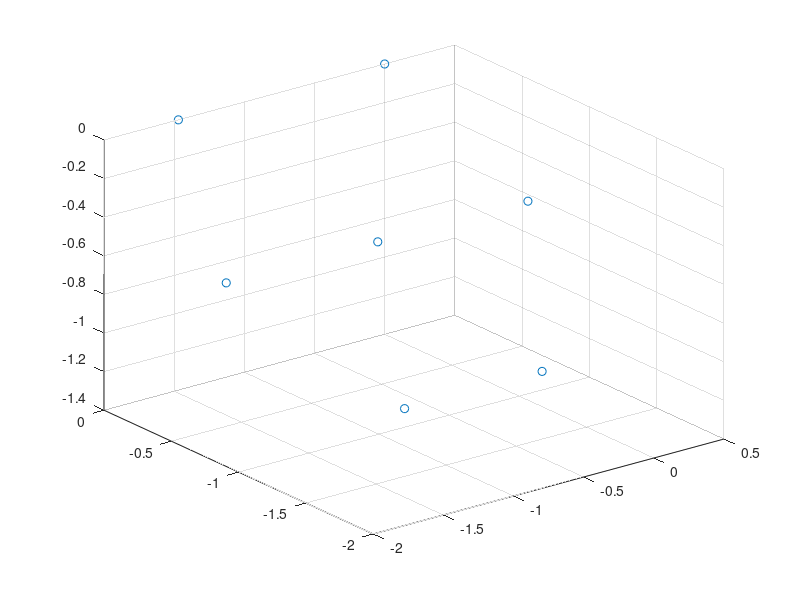

The MATLAB script that drew this image: (Note: this script raises an error after producing the figure.)
%AE 510 Class
%Author: Your instructor

clear
close all
clc

%%%%%%%%%%%%PREPROCESSING%%%%%%%%%%%
%coordinate matrix [x,y] for each node
length_bar = 0.271; %meter
height_bar = 0.01; %meter

A = length_bar.*height_bar;
alpha = 5E-6;
D_T = 100;
co = [0,0,0;
      -1.47,0,0;
      0.34,-0.71,-0.55;
      -0.73,-0.71,-0.55;
      -1.81,-0.71,-0.55;
      -0.24,-1.42,-1.09;
      -1.22,-1.42,-1.09;];

figure()
scatter3(co(:,1),co(:,2),co(:,3));

E2N = [1,2;
       1,3;
       1,4;
       2,5;
       2,4;
       4,5;
       3,4;
       5,7;
       7,6;
       3,6;
       4,7;
       4,6];

figure
plot_edge(co,E2N,'k',true);
view(3)
E = 70E9;

%element-node connectivity matrix (and area for each truss in column 3)
e = [E2N,repmat(A,size(E2N,1),1)];

Nel = size(e,1);%number of elements
Nnodes = size(co,1); %number of nodes
nne = 2; %number of nodes per element
dof = size(co,2); %degree of freedom per node

%%%%%%%%%%%%PREPROCESSING END%%%%%%%%%%%

%%%Generic block: Initializes global stiffness matrix 'K' and force vector 'F'
K = zeros(Nnodes*dof,Nnodes*dof);
F = zeros(Nnodes*dof,1);
%%%%%%%%%%%%%%%%%%%%%%%%%%%%%%%%%%%%%%%%%%%%%%%%%%%%%%%
 
%%%Assemble Global system - generic FE code for 2D and 3D trusses
for A = 1:Nel
 
    n = (co(e(A,2),:) - co(e(A,1),:));   %n = [x2-x1;y2-y1] 

    L = norm(n); %length of truss 
    
    n = n./L; %n = [sin,cos]    
    Area = e(A,3); %area
    
    k11 = (E*Area/L)*(n'*n);%k matrix part = EA/L*[c^2 cs;sc s^2]
     
    %local stiffness matrix and force vector
    localstiffness = [k11 -k11;-k11 k11];    %full local stiffness matrix
    localforce = zeros(nne*dof,1);%external forces are added at the end, so leave as zeros. If temp changes, modify for thermal expansion 
    %     localforce = localforce + ((E.*Area*alpha*D_T).*[-n./L n./L])';
    %DONT TOUCH BELOW BLOCK!! Assembles the global stiffness matrix, Generic block which works for any element    
    for B = 1: nne
        for i = 1: dof
            nK1 = (e(A, B)-1)*dof+i;
            nKe1 = (B-1)*dof+i;
            F(nK1) = F(nK1) + localforce(nKe1);
            for C = 1: nne
                for j = 1: dof
                    nK2 = (e(A, C)-1)*dof+j;
                    nKe2 = (C-1)*dof+j;
                    K(nK1, nK2) = K(nK1, nK2) + localstiffness(nKe1, nKe2);
                end
            end
        end
    end 
    %%%%%%%%%%%%%%%%%%%%%%%%%%%%%%%%%%%%%%%%%%%%%%%%%%%%%%%%%%%%%%%%%%%%%%%%%%%%%%%%%%%%%%%%%%%%%%%%%%%%%%%%%%%%%%%%%
    
end

K_copy = K;
%%%%%%%%%%%%%%%%%%%BOUNDARY CONDITIONS%%%%%%%%%%%%%%%%%%%%%%%

Weight_Drone = 43.0913;
Thrust = 3.*Weight_Drone.*9.81;
Thrust_per_motor = Thrust./6;

%external forces
force_node = [4];


F = assignForce(F,force_node, repmat([0,0,-Weight_Drone*9.81],size(force_node,1),1),dof);

%Apply displacement BC by eliminating rows and columns of nodes 3-4 (corresponding to
%degrees of freedom 5 to 8) - alternative (and more generic method) is the penalty approach, or
%static condensation approach - see later class notes

Nodes_fixed = [1;2;3;5;6;7];
deletedofs = fixNode(Nodes_fixed,dof);

K(deletedofs,:) = [];
K(:,deletedofs) = [];
F(deletedofs,:) = [];

%%%%%%%%%%%%%%%%%%%BOUNDARY CONDITIONS END%%%%%%%%%%%%%%%%%%%%%%%

 
%solve for displacement unknowns (uk)
uk = K\F

%expand u to include deleted displacement bcs
u = ones(Nnodes*dof,1);
u(deletedofs) = 0;
I = find(u == 1);
u(I) = uk;

u_copy = [uk;zeros(4,1)];
%%%%%%%%%%%%%POSTPROCESSING%%%%%%%%%%%%%%%%%%%%%

%%%Step 6:Postprocess results
for i = 1:Nel

    %get data about truss i
    n = (co(e(i,2),:) - co(e(i,1),:));    
    L = norm(n);    
    n = n./L;
    
    Area = e(i,3);
    n1 = e(i,1);n2 = e(i,2);%global numbers for node 1 and 2 of truss i

    d = [u(n1*dof-dof+1:n1*dof)' u(n2*dof-dof+1:n2*dof)']';%displacements of the two nodes
    sigma(i) = E*([-n./L n./L]*d) - E*Area*alpha*D_T;%stress formula, If temp changes, modify for thermal expansion 
end
sigma
hold off
%%% Plotting Results
figure
hold on
plot_edge(co,E2N,'k',true);
view(3)
plot_edge(co + reshape(u,dof,[])',E2N,'r',false);

%% Functions Declared
function [deletedofs] = fixNode(nodes,dof)
    deletedofs = [];
    for i = 1:size(nodes,1)
        n1 = nodes(i);
        temp = n1*dof-dof+1:n1*dof;
        deletedofs = [deletedofs;temp'];
    end
   
end

function [F] = assignForce(F,node,forces,dof)
    %node: an array of node number
    %forces: [nNode x dof] force array
    for i = 1:size(node,1)
        n1 = node(i);
        F(n1*dof-dof+1:n1*dof) = forces(i,:)';
    end


end

function plot_edge(nodal_list, connectivity_matrix,color,labelSwitch)
    x = nodal_list(:, 1);
    y = nodal_list(:, 2);
    z = nodal_list(:, 3);
    
    % Plot nodes with labels
    if labelSwitch
        for i = 1:size(nodal_list, 1)
            text(x(i), y(i), z(i), num2str(i), 'Color', 'b', 'FontSize', 12);
            hold on;
        end
    end

    % Plot edges
    for i = 1:size(connectivity_matrix, 1)
        start_node = nodal_list(connectivity_matrix(i, 1), :);
        end_node = nodal_list(connectivity_matrix(i, 2), :);
        plot3([start_node(1), end_node(1)], [start_node(2), end_node(2)], [start_node(3), end_node(3)], 'Color', color);
    end

    xlabel('x')
    ylabel('y')
    zlabel('z')
    axis equal
end
